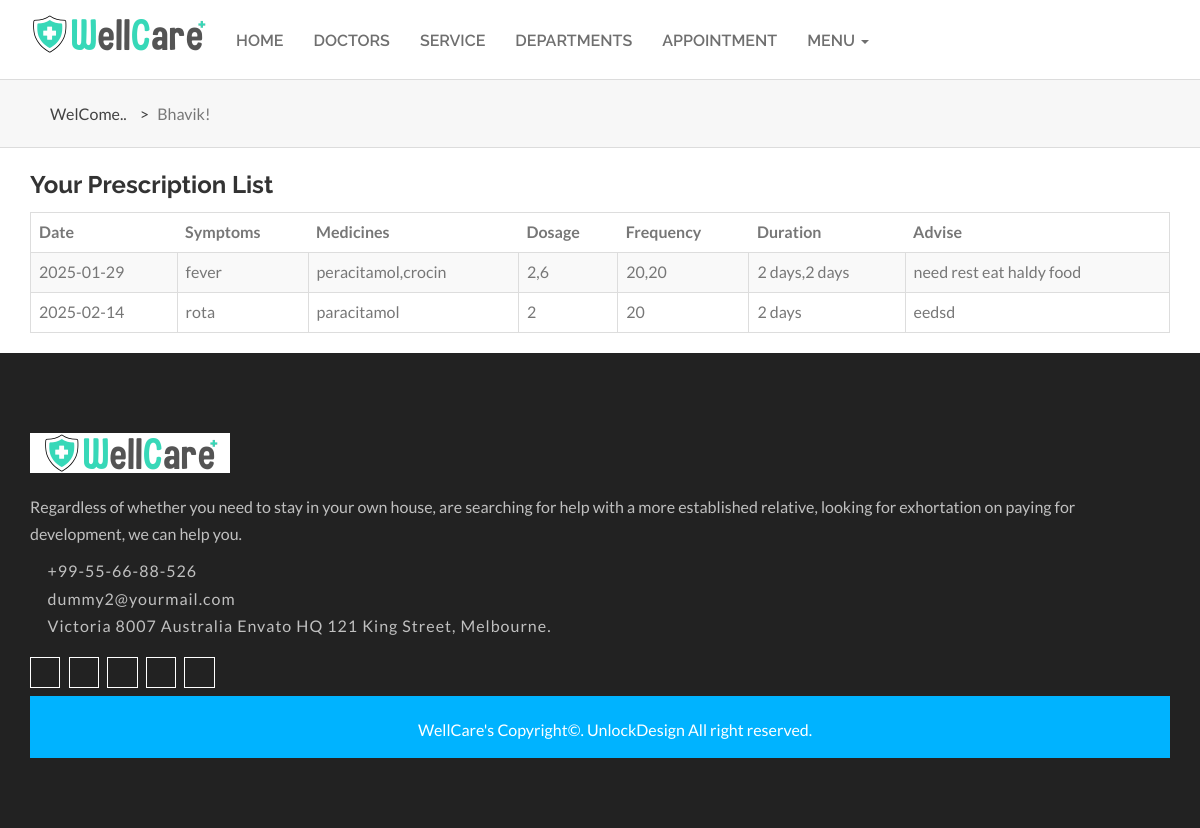
/userdata.php (signed in), run on the app's committed database.
### tables this page shows
CREATE TABLE `prescriptions` (
  `id` int(100) NOT NULL,
  `p_name` varchar(225) NOT NULL,
  `p_age` int(100) NOT NULL,
  `p_gender` varchar(50) NOT NULL,
  `p_email` varchar(100) NOT NULL,
  `date` varchar(250) NOT NULL,
  `symptoms` text NOT NULL,
  `test` text NOT NULL,
  `m_name` text NOT NULL,
  `m_dosage` text NOT NULL,
  `m_freq` text NOT NULL,
  `m_duration` text NOT NULL,
  `d_notes` text NOT NULL,
  `doctor_name` varchar(255) NOT NULL
);

### userdata.php (the view, shortened to what this page needs)
<?php
include('dbconn.php');
$stmt = $conn->prepare("SELECT * FROM prescriptions WHERE p_email = ?");
$stmt->bind_param("s", $_SESSION['user_email']);
$stmt->execute();
$result = $stmt->get_result();
?>
<!DOCTYPE html>
<html dir="ltr" lang="en">
<head>
<link rel="stylesheet" href="css/bootstrap.min.css">
<link rel="stylesheet" href="css/all-plugins.css">
<link rel="stylesheet" href="css/style.css">
<link rel="stylesheet" href="css/theme-color.css">
<link rel="stylesheet" href="css/responsive.css">
</head>
<body>
<div class="wrapper">
	<header class="header-nav">
    <div class="main-header-nav navbar-scrolltofixed">
        <div class="container ulockd-p0">
            <nav class="navbar navbar-default bootsnav menu-style1">
                <div class="navbar-header">
                    <a class="navbar-brand ulockd-main-logo2" href="#brand">
                        <img src="images/wellcarelogo.png" class="logo logo-scrolled" alt="">
                    </a>
                </div>
                <div class="collapse navbar-collapse" id="navbar-menu">
                    <ul class="nav navbar-nav navbar-left" data-in="fadeIn">
                        <li class="dropdown">
                            <a href="index.php">Home</a>
                        </li>
                        <li class="dropdown">
                            <a href="doctor.html">Doctors</a>
                        </li>
                        <li class="dropdown">
                            <a href="page-service.html">Service</a>
                        </li>
                        <li class="dropdown">
                            <a href="page-department.html">Departments</a>
                        </li>
                        <li class="dropdown">
                            <a href="page-appointment.php">Appointment</a>
                        </li>
                        <li class="dropdown">
                            <a href="#" class="dropdown-toggle" data-toggle="dropdown">Menu <span class="caret"></span></a>
                        </li>
                    </ul>
                </div>
            </nav>
        </div>
    </div>
</header>
	<div class="ulockd-inner-page">
		<div class="container">
			<div class="row">
				<div class="col-md-12">
					<div class="ulockd-icd-layer">
						<ul class="list-inline ulockd-icd-sub-menu">
							<li><a href="#"> WelCome.. </a></li>
							<li><a href="#"> > </a></li>
							<?php echo htmlspecialchars($_SESSION['user_name']); ?>!</a></li>
						</ul>
					</div>
				</div>
			</div>
		</div>
	</div>
	<div class="container mt-4">
    <h3 class="font-weight-bold">Your Prescription List</h3>
    <table class="table table-bordered table-striped">
        <thead>
            <tr>
                <th>Date</th>
                <th>Symptoms</th>
                <th>Medicines</th>
                <th>Dosage</th>
                <th>Frequency</th>
                <th>Duration</th>
                <th>Advise</th>
            </tr>
        </thead>
        <tbody>
            <?php
            while ($row = $result->fetch_assoc()) {
                echo "<tr>
                    <td>" . htmlspecialchars($row['date']) . "</td>
                    <td>" . htmlspecialchars($row['symptoms']) . "</td>
                    <td>" . htmlspecialchars($row['m_name']) . "</td>
                    <td>" . htmlspecialchars($row['m_dosage']) . "</td>
                    <td>" . htmlspecialchars($row['m_freq']) . "</td>
                    <td>" . htmlspecialchars($row['m_duration']) . "</td>
                    <td>" . htmlspecialchars($row['d_notes']) . "</td>
                </tr>";
            }
            ?>
        </tbody>
    </table>
</div>
<section class="ulockd-footer ulockd-p0">
	<div class="container footer-padding">
				<div class="ulockd-footer-widget">
					<img alt="" src="images/wellcarelogo.png" class="img-responsive ulockd-footer-log">
					<p class="ulockd-ftr-text">Regardless of whether you need to stay in your own house, are searching for help with a more established relative, looking for exhortation on paying for development, we can help you.</p>
					<ul class="list-unstyled">
						<li><a href="#"><span class="fa fa-phone text-thm"></span> +99-55-66-88-526</a> </li>
						<li><a href="#"><span class="fa fa-envelope text-thm"></span> dummy2@yourmail.com</a> </li>
						<li><a href="#"><span class="fa fa-map-signs text-thm"></span> Victoria 8007 Australia Envato HQ 121 King Street, Melbourne.</a></li>
					</ul>
				</div>
				<ul class="list-inline footer-font-icon ulockd-mt20">
					<li><a href="#"><i class="fa fa-facebook"></i></a></li>
					<li><a href="#"><i class="fa fa-feed"></i></a></li>
					<li><a href="#"><i class="fa fa-google"></i></a></li>
					<li><a href="#"><i class="fa fa-pinterest"></i></a></li>
					<li><a href="#"><i class="fa fa-instagram"></i></a></li>
				</ul>
	<div class="ulockd-copy-right">
		<div class="container">
			<div class="row">
				<div class="col-md-12">
					<p class="color-white">WellCare's Copyright©. <a href="https://1.envato.market/jB44v" target="_blank">UnlockDesign</a> All right reserved.</p>
				</div>
			</div>
		</div>
	</div>
</section>
</div>
</body>
</html>

### css/theme-color.css (style rules this page uses)
nav.navbar.bootsnav.menu-style1 ul.dropdown-menu.megamenu-content .title, .upcoming-event .clock.flip-clock-wrapper ul li a div div.inn, .pagination>li>a, .fancybox-gallery-slider .owl-prev, .fancybox-gallery-slider .owl-next, .team-icon a, .twitter.style2 ul li a, .text-thm { color: #00b3ff !important; }
#graph-wrapper > button, nav.navbar.bootsnav.ulockd-menu-style-two li.dropdown ul.dropdown-menu, .attr-nav > ul > li > a span.badge, .mt-separator::after, .mt-separator::before, .owl-theme .owl-dots .owl-dot.active span, .owl-theme .owl-dots .owl-dot:hover span, [class^='imghvr-'], [class*=' imghvr-'], .about-icon, .about-icon2, .srvc-icon, .ulockd-copy-right, .pricingTable .title, .pricingTable .price-value, .price-tag, .ulocked-pricing-tag, .ulockd-product-details a.btn.hvr-bounce-to-right:before, .service-widget a.active, nav.navbar.bootsnav.ulockd-menu-style-two #navbar-menu, .navbar-sticky.navbar-scrollspy.ulockd-menu-style-two, .ulockd-faq-content .panel-default > .panel-heading, .amount-box input[type="radio"]:checked+label, .pagination>.active>a, .bgc-thm { background-color: #00b3ff !important; }

### css/bootsnav.css (style rules this page uses)
nav.navbar.bootsnav { margin-bottom: 0; -moz-border-radius: 0px; -webkit-border-radius: 0px; -o-border-radius: 0px; border-radius: 0px; background-color: #fff; border: none; border-bottom: solid 1px #e0e0e0; z-index: 9; }
nav.navbar.bootsnav ul.nav > li > a { color: #6f6f6f; background-color: transparent; outline: none; margin-bottom: -2px; }
body { -webkit-transition: all 0.3s ease-in-out; -moz-transition: all 0.3s ease-in-out; -o-transition: all 0.3s ease-in-out; -ms-transition: all 0.3s ease-in-out; transition: all 0.3s ease-in-out; }
@media (min-width: 1024px) { nav.navbar.bootsnav ul.nav > li > a { padding: 30px 15px; font-weight: 600; } }
@media (min-width: 1024px) { nav.navbar.bootsnav ul.nav > li.dropdown > a.dropdown-toggle:after { font-family: 'FontAwesome'; content: "\f107"; margin-left: 5px; margin-top: 2px; } }

### css/slider.css (style rules this page uses)
*, *::after, *::before { -webkit-box-sizing: border-box; -moz-box-sizing: border-box; box-sizing: border-box; }

### css/3d-buttons.css (style rules this page uses)
* { box-sizing: border-box; }

### data on the page
prescriptions: date "2025-01-29", symptoms "fever", m_name "peracitamol,crocin", m_dosage "2,6", m_freq "20,20", m_duration "2 days,2 days", d_notes "need rest eat haldy food"
prescriptions: date "2025-02-14", symptoms "rota", m_name "paracitamol", m_dosage "2", m_freq "20", m_duration "2 days", d_notes "eedsd"

### other printed values
$_SESSION['user_name'] "Bhavik"
